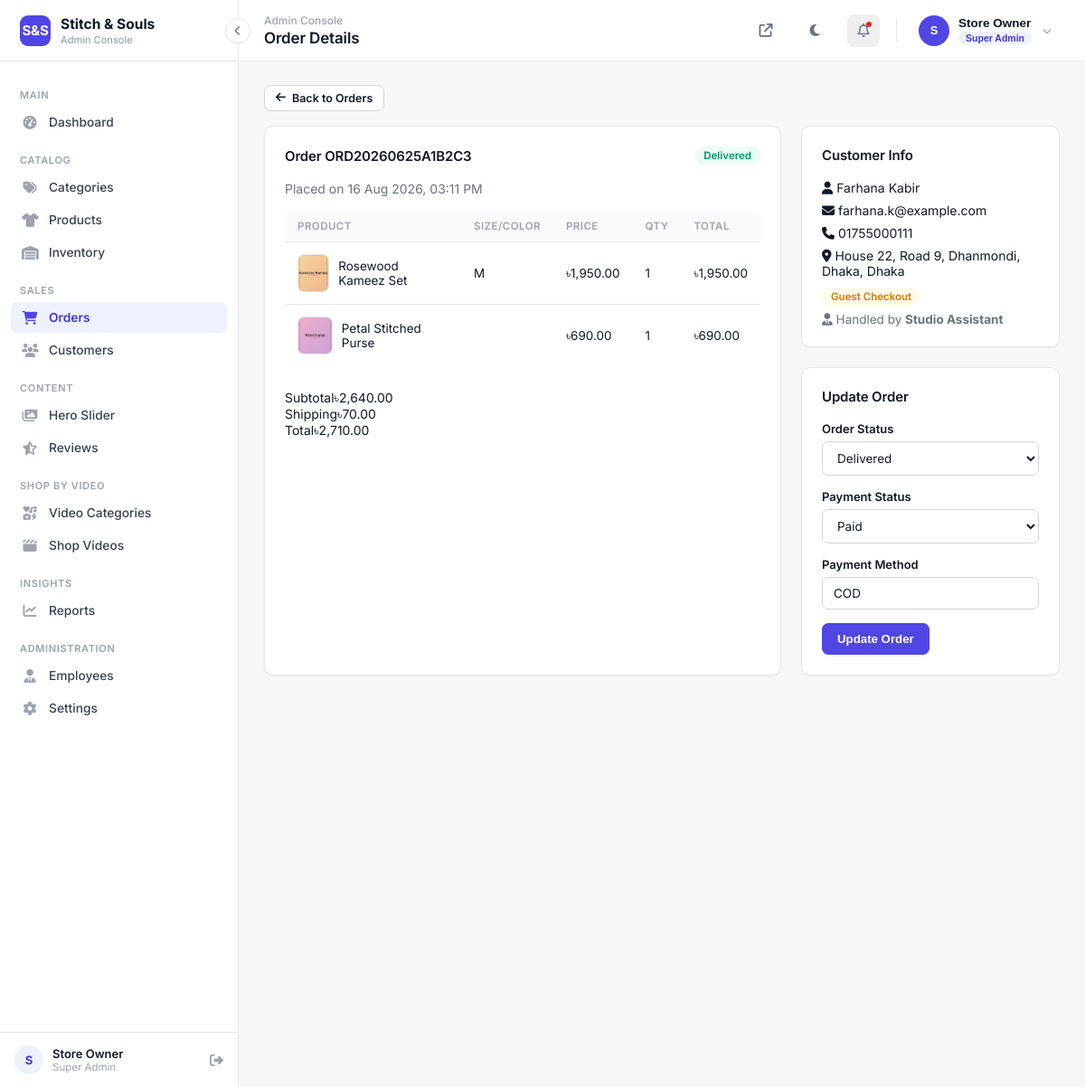
The page /admin/order-view.php?id=1 (signed in) on the database its author committed.
### tables this page shows
CREATE TABLE `orders` (
  `id` INT(11) NOT NULL AUTO_INCREMENT,
  `order_number` VARCHAR(30) NOT NULL UNIQUE,
  `customer_id` INT(11) DEFAULT NULL,
  `guest_name` VARCHAR(150) DEFAULT NULL,
  `guest_email` VARCHAR(150) DEFAULT NULL,
  `guest_phone` VARCHAR(30) DEFAULT NULL,
  `shipping_address` TEXT NOT NULL,
  `city` VARCHAR(100) DEFAULT NULL,
  `shipping_zone` ENUM('inside_dhaka','outside_dhaka') NOT NULL DEFAULT 'inside_dhaka',
  `subtotal` DECIMAL(10,2) NOT NULL DEFAULT 0.00,
  `shipping_fee` DECIMAL(10,2) NOT NULL DEFAULT 0.00,
  `total_amount` DECIMAL(10,2) NOT NULL DEFAULT 0.00,
  `payment_method` ENUM('cod','card','mobile_banking') DEFAULT 'cod',
  `payment_status` ENUM('unpaid','paid','failed','refunded') DEFAULT 'unpaid',
  `transaction_id` VARCHAR(100) DEFAULT NULL,
  `order_status` ENUM('pending','processing','shipped','delivered','cancelled') DEFAULT 'pending',
  `notes` TEXT DEFAULT NULL,
  `stitch_request` TINYINT(1) NOT NULL DEFAULT 0 COMMENT 'Customer asked us to stitch the dress for them',
  `handled_by` INT(11) DEFAULT NULL COMMENT 'Employee who last processed/updated this order',
  `created_at` DATETIME DEFAULT CURRENT_TIMESTAMP,
  `updated_at` DATETIME DEFAULT CURRENT_TIMESTAMP ON UPDATE CURRENT_TIMESTAMP,
  PRIMARY KEY (`id`),
  KEY `customer_id` (`customer_id`),
  KEY `handled_by` (`handled_by`),
  CONSTRAINT `fk_order_customer` FOREIGN KEY (`customer_id`) REFERENCES `customers`(`id`) ON DELETE SET NULL,
  CONSTRAINT `fk_order_employee` FOREIGN KEY (`handled_by`) REFERENCES `employees`(`id`) ON DELETE SET NULL
);

CREATE TABLE `order_items` (
  `id` INT(11) NOT NULL AUTO_INCREMENT,
  `order_id` INT(11) NOT NULL,
  `product_id` INT(11) DEFAULT NULL,
  `product_name` VARCHAR(200) NOT NULL,
  `product_image` VARCHAR(255) DEFAULT NULL,
  `size` VARCHAR(30) DEFAULT NULL,
  `color` VARCHAR(30) DEFAULT NULL,
  `price` DECIMAL(10,2) NOT NULL,
  `quantity` INT(11) NOT NULL DEFAULT 1,
  `line_total` DECIMAL(10,2) NOT NULL,
  PRIMARY KEY (`id`),
  KEY `order_id` (`order_id`),
  CONSTRAINT `fk_item_order` FOREIGN KEY (`order_id`) REFERENCES `orders`(`id`) ON DELETE CASCADE
);

CREATE TABLE `employees` (
  `id` INT(11) NOT NULL AUTO_INCREMENT,
  `name` VARCHAR(150) NOT NULL,
  `email` VARCHAR(150) NOT NULL UNIQUE,
  `password` VARCHAR(255) NOT NULL,
  `role` ENUM('super_admin','employee') NOT NULL DEFAULT 'employee',
  `photo` VARCHAR(255) DEFAULT NULL,
  `status` ENUM('active','inactive') DEFAULT 'active',
  `created_at` DATETIME DEFAULT CURRENT_TIMESTAMP,
  PRIMARY KEY (`id`)
);

### includes/functions.php (called while the page is built, shortened)
<?php
function sanitize($str) {
    return htmlspecialchars(trim($str ?? ''), ENT_QUOTES, 'UTF-8');
}
function formatPrice($price) {
    global $siteSettings;
    $symbol = $siteSettings['currency_symbol'] ?? '৳';
    return $symbol . number_format((float)$price, 2);
}

### config/config.php (called while the page is built, shortened)
<?php
require_once __DIR__ . '/database.php';
require_once __DIR__ . '/../includes/functions.php';
$siteSettings = [];
try {
    $stmt = $pdo->query("SELECT setting_key, setting_value FROM site_settings");
    foreach ($stmt->fetchAll() as $row) {
        $siteSettings[$row['setting_key']] = $row['setting_value'];
    }
} catch (Exception $e) {
}

### admin/includes/admin_bootstrap.php (called while the page is built, shortened)
<?php
require_once __DIR__ . '/../../config/config.php';

### admin/order-view.php (the view, shortened to what this page needs)
<?php
require_once __DIR__ . '/includes/admin_bootstrap.php';
$id = (int)($_GET['id'] ?? 0);
$stmt = $pdo->prepare("SELECT * FROM orders WHERE id = ?");
$stmt->execute([$id]);
$order = $stmt->fetch();
$itemStmt = $pdo->prepare("SELECT * FROM order_items WHERE order_id = ?");
$itemStmt->execute([$id]);
$items = $itemStmt->fetchAll();
$handledByName = null;
if (!empty($order['handled_by'])) {
    $hb = $pdo->prepare("SELECT name FROM employees WHERE id = ?");
    $hb->execute([$order['handled_by']]);
    $handledByName = $hb->fetchColumn();
}
require_once __DIR__ . '/includes/admin_header.php';
?>
<div style="margin-bottom:16px;">
    <a href="orders.php" class="btn btn-outline btn-sm"><i class="fa-solid fa-arrow-left"></i> Back to Orders</a>
</div>
<div class="grid-2">
    <div class="panel">
        <div class="panel-header">
            <h3>Order <?= sanitize($order['order_number']) ?></h3>
            <span class="status-badge status-<?= sanitize($order['order_status']) ?>"><?= sanitize($order['order_status']) ?></span>
        </div>
        <p style="font-size:14px;color:var(--a-text-light);margin-bottom:16px;">Placed on <?= date('d M Y, h:i A', strtotime($order['created_at'])) ?></p>
        <div class="table-wrap">
            <table class="admin-table">
                <thead><tr><th>Product</th><th>Size/Color</th><th>Price</th><th>Qty</th><th>Total</th></tr></thead>
                <tbody>
                <?php foreach ($items as $item): ?>
                    <tr>
                        <td>
                            <div style="display:flex;align-items:center;gap:10px;">
                                <img class="table-thumb" src="../assets/uploads/products/<?= sanitize($item['product_image']) ?>" onerror="this.src='https://images.unsplash.com/photo-1523381210434-271e8be1f52b?w=100&q=80'" alt="">
                                <?= sanitize($item['product_name']) ?>
                            </div>
                        </td>
                        <td><?= sanitize($item['size']) ?> <?= sanitize($item['color']) ?></td>
                        <td><?= formatPrice($item['price']) ?></td>
                        <td><?= (int)$item['quantity'] ?></td>
                        <td><?= formatPrice($item['line_total']) ?></td>
                    </tr>
                <?php endforeach; ?>
                </tbody>
            </table>
        </div>
        <div class="cart-summary" style="box-shadow:none;padding:16px 0;max-width:none;margin:10px 0 0;">
            <div class="row"><span>Subtotal</span><span><?= formatPrice($order['subtotal']) ?></span></div>
            <div class="row"><span>Shipping</span><span><?= formatPrice($order['shipping_fee']) ?></span></div>
            <div class="row total"><span>Total</span><span><?= formatPrice($order['total_amount']) ?></span></div>
        </div>
    </div>
    <div>
        <div class="panel">
            <div class="panel-header"><h3>Customer Info</h3></div>
            <p style="font-size:14px;margin-bottom:8px;"><i class="fa-solid fa-user"></i> <?= sanitize($order['guest_name']) ?></p>
            <p style="font-size:14px;margin-bottom:8px;"><i class="fa-solid fa-envelope"></i> <?= sanitize($order['guest_email']) ?></p>
            <p style="font-size:14px;margin-bottom:8px;"><i class="fa-solid fa-phone"></i> <?= sanitize($order['guest_phone']) ?></p>
            <p style="font-size:14px;"><i class="fa-solid fa-location-dot"></i> <?= sanitize($order['shipping_address']) ?><?= $order['city'] ? ', ' . sanitize($order['city']) : '' ?></p>
            <?php if ($order['customer_id']): ?>
                <p style="margin-top:10px;"><span class="status-badge status-active">Registered Customer</span></p>
            <?php else: ?>
                <p style="margin-top:10px;"><span class="status-badge status-pending">Guest Checkout</span></p>
            <?php endif; ?>
            <?php if ($handledByName): ?>
                <p style="margin-top:10px;font-size:13.5px;color:var(--a-text-light);"><i class="fa-solid fa-user-tie"></i> Handled by <strong><?= sanitize($handledByName) ?></strong></p>
            <?php endif; ?>
        </div>
        <div class="panel">
            <div class="panel-header"><h3>Update Order</h3></div>
            <form method="post" action="order-view.php?id=<?= $id ?>">
                <div class="form-group">
                    <label>Order Status</label>
                    <select name="order_status">
                        <?php foreach (['pending', 'processing', 'shipped', 'delivered', 'cancelled'] as $s): ?>
                            <option value="<?= $s ?>" <?= $order['order_status'] === $s ? 'selected' : '' ?>><?= ucfirst($s) ?></option>
                        <?php endforeach; ?>
                    </select>
                </div>
                <div class="form-group">
                    <label>Payment Status</label>
                    <select name="payment_status">
                        <?php foreach (['unpaid', 'paid', 'failed', 'refunded'] as $s): ?>
                            <option value="<?= $s ?>" <?= $order['payment_status'] === $s ? 'selected' : '' ?>><?= ucfirst($s) ?></option>
                        <?php endforeach; ?>
                    </select>
                </div>
                <div class="form-group">
                    <label>Payment Method</label>
                    <input type="text" value="<?= strtoupper(sanitize($order['payment_method'])) ?>" disabled>
                </div>
                <button type="submit" class="btn btn-block">Update Order</button>
            </form>
        </div>
    </div>
</div>
<?php require_once __DIR__ . '/includes/admin_footer.php'; ?>

### assets/css/admin.css (style rules this page uses)
:root { --a-bg: #F6F7F9; --a-surface: #FFFFFF; --a-border: #E5E7EB; --a-border-strong: #D1D5DB; --a-text: #111827; --a-text-light: #6B7280; --a-text-faint: #9CA3AF; --a-primary: #4F46E5; --a-primary-dark: #4338CA; --a-primary-light: #EEF2FF; --a-success: #059669; --a-success-bg: #ECFDF5; --a-danger: #DC2626; --a-danger-bg: #FEF2F2; --a-warning: #D97706; --a-warning-bg: #FFFBEB; --a-info: #2563EB; --a-info-bg: #EFF6FF; --a-sidebar-bg: #FFFFFF; --a-sidebar-w: 264px; --radius: 10px; --radius-sm: 7px; --shadow-sm: 0 1px 2px rgba(16, 24, 40, 0.05); --shadow-md: 0 4px 10px rgba(16, 24, 40, 0.06), 0 1px 3px rgba(16,24,40,.06); --transition: 0.2s cubic-bezier(.4,0,.2,1); }
* { margin: 0; padding: 0; box-sizing: border-box; }
body { font-family: 'Inter', -apple-system, BlinkMacSystemFont, 'Segoe UI', sans-serif; background: var(--a-bg); color: var(--a-text); font-size: 14px; -webkit-font-smoothing: antialiased; }
a { text-decoration: none; color: inherit; }
h1,h2,h3,h4 { font-family: inherit; font-weight: 600; letter-spacing: -0.01em; }
.panel { background: var(--a-surface); border-radius: var(--radius); border: 1px solid var(--a-border); box-shadow: var(--shadow-sm); padding: 22px; margin-bottom: 22px; max-width: 100%; overflow: hidden; }
.panel-header { display: flex; justify-content: space-between; align-items: center; margin-bottom: 18px; flex-wrap: wrap; gap: 10px; }
.panel-header h3 { font-size: 15px; font-weight: 600; color: var(--a-text); }
.grid-2 { display: grid; grid-template-columns: 2fr 1fr; gap: 22px; }
.table-wrap { overflow-x: auto; max-width: 100%; }
table.admin-table { width: 100%; border-collapse: collapse; }
table.admin-table th { text-align: left; font-size: 11.5px; text-transform: uppercase; letter-spacing: .04em; font-weight: 600; color: var(--a-text-faint); padding: 10px 14px; border-bottom: 1px solid var(--a-border); background: #FAFBFC; }
table.admin-table th:first-child { border-top-left-radius: 8px; }
table.admin-table th:last-child { border-top-right-radius: 8px; }
table.admin-table td { padding: 13px 14px; border-bottom: 1px solid var(--a-border); font-size: 13.5px; vertical-align: middle; color: var(--a-text); }
table.admin-table tr:last-child td { border-bottom: none; }
.table-thumb { width: 42px; height: 42px; object-fit: cover; border-radius: 7px; border: 1px solid var(--a-border); }
.btn { display: inline-flex; align-items: center; gap: 7px; padding: 9px 16px; background: var(--a-primary); color: #fff; border: 1px solid var(--a-primary); border-radius: var(--radius-sm); font-weight: 600; font-size: 13.25px; transition: all var(--transition); cursor: pointer; }
.btn-outline { background: var(--a-surface); border: 1px solid var(--a-border-strong); color: var(--a-text); }
.btn-sm { padding: 6px 12px; font-size: 12.5px; }
.form-group { margin-bottom: 15px; }
.form-group label { display: block; font-size: 13px; font-weight: 600; margin-bottom: 6px; color: var(--a-text); }
.form-group input, .form-group select, .form-group textarea { width: 100%; padding: 9px 12px; border: 1px solid var(--a-border-strong); border-radius: var(--radius-sm); font-family: inherit; font-size: 13.5px; color: var(--a-text); background: #fff; transition: border-color var(--transition); }
.status-badge { padding: 3px 10px; border-radius: 20px; font-size: 11.5px; font-weight: 600; text-transform: capitalize; }
.status-pending { background: var(--a-warning-bg); color: var(--a-warning); }
.status-delivered { background: var(--a-success-bg); color: var(--a-success); }

### rows shown on the page
orders: order_number "ORD20260625A1B2C3", order_status "Delivered", created_at "16 Aug 2026, 03:11 PM", subtotal "৳2,640.00", shipping_fee "৳70.00", total_amount "৳2,710.00", guest_name "Farhana Kabir", guest_email "farhana.k@example.com", guest_phone "01755000111", shipping_address "House 22, Road 9, Dhanmondi, Dhaka", city "Dhaka", payment_status "Paid", payment_method "COD"
order_items: product_image (picture), product_name "Rosewood Kameez Set", size "M", price "৳1,950.00", quantity "1", line_total "৳1,950.00"
order_items: product_image (picture), product_name "Petal Stitched Purse", price "৳690.00", quantity "1", line_total "৳690.00"
employees: name "Studio Assistant"

### other values the page prints
setting('site_name', 'Stitch & Souls') "Stitch & Souls"
$initials "S"
$_SESSION['employee_name'] "Store Owner"
$pageTitle "Order Details"
substr($_SESSION['employee_name'], 0, 1) "S"
